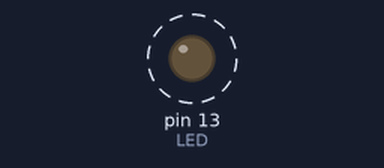
This sketch was run on a simulated Arduino Uno, built with avr-gcc and run on an emulated ATmega328P. On the bench: output pins drawn as LEDs (lit = HIGH). Dashed ring = blinking.

Above: at 0.5 s.
Timing chart, 0 to 4.6 s (numbered marks = the images above):
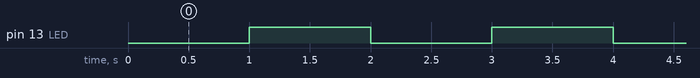

Measured:
- by itself, pin 13 (LED): alternates HIGH for 1.0 s and LOW for 1.0 s

The sketch:

modified_blink.ino
```cpp
/*
  Modified Blink - Origanl is included with the Arduino IDE pacage.
  Turns on an LED on for one second, then off for one second, repeatedly.
  Uses IsTime() to control the flash rahter then the delay() function.

  David Fowler, AKA uCHobby, http://www.uchobby.com 01/21/2012
  Cut and paste from this text file into a new Arduino skectch
*/

void setup() {
  // initialize the digital pin as an output.
  // Pin 13 has an LED connected on most Arduino boards:
  pinMode(13, OUTPUT);
}

unsigned long flashTimeMark=0;  //a millisecond time stamp used by the IsTime() function. initialize to 0
unsigned long int flashTimeInterval=1000;  //How many milliseconds we want for the flash cycle. 1000mS is 1 second.

void loop() {
  if(IsTime(&flashTimeMark,flashTimeInterval)) {  //Is it time to toggle the LED?
    digitalWrite(13,!digitalRead(13)); //Read the LED state and NOT (!) it, write it back to the LED. This toggles
  }
  //We can do anything here! The above code takes a tiny fraction of a second each pass though loop. Uses nearly no
  //processor resource.
}

//**********************************************************
//IsTime() function - David Fowler, AKA uCHobby, http://www.uchobby.com 01/21/2012

#define TIMECTL_MAXTICKS  4294967295L
#define TIMECTL_INIT      0

int IsTime(unsigned long *timeMark, unsigned long timeInterval){
  unsigned long timeCurrent;
  unsigned long timeElapsed;
  int result=false;

  timeCurrent=millis();
  if(timeCurrent<*timeMark) {  //Rollover detected
    timeElapsed=(TIMECTL_MAXTICKS-*timeMark)+timeCurrent;  //elapsed=all the ticks to overflow + all the ticks since overflow
  }
  else {
    timeElapsed=timeCurrent-*timeMark;
  }

  if(timeElapsed>=timeInterval) {
    *timeMark=timeCurrent;
    result=true;
  }
  return(result);
}
```
